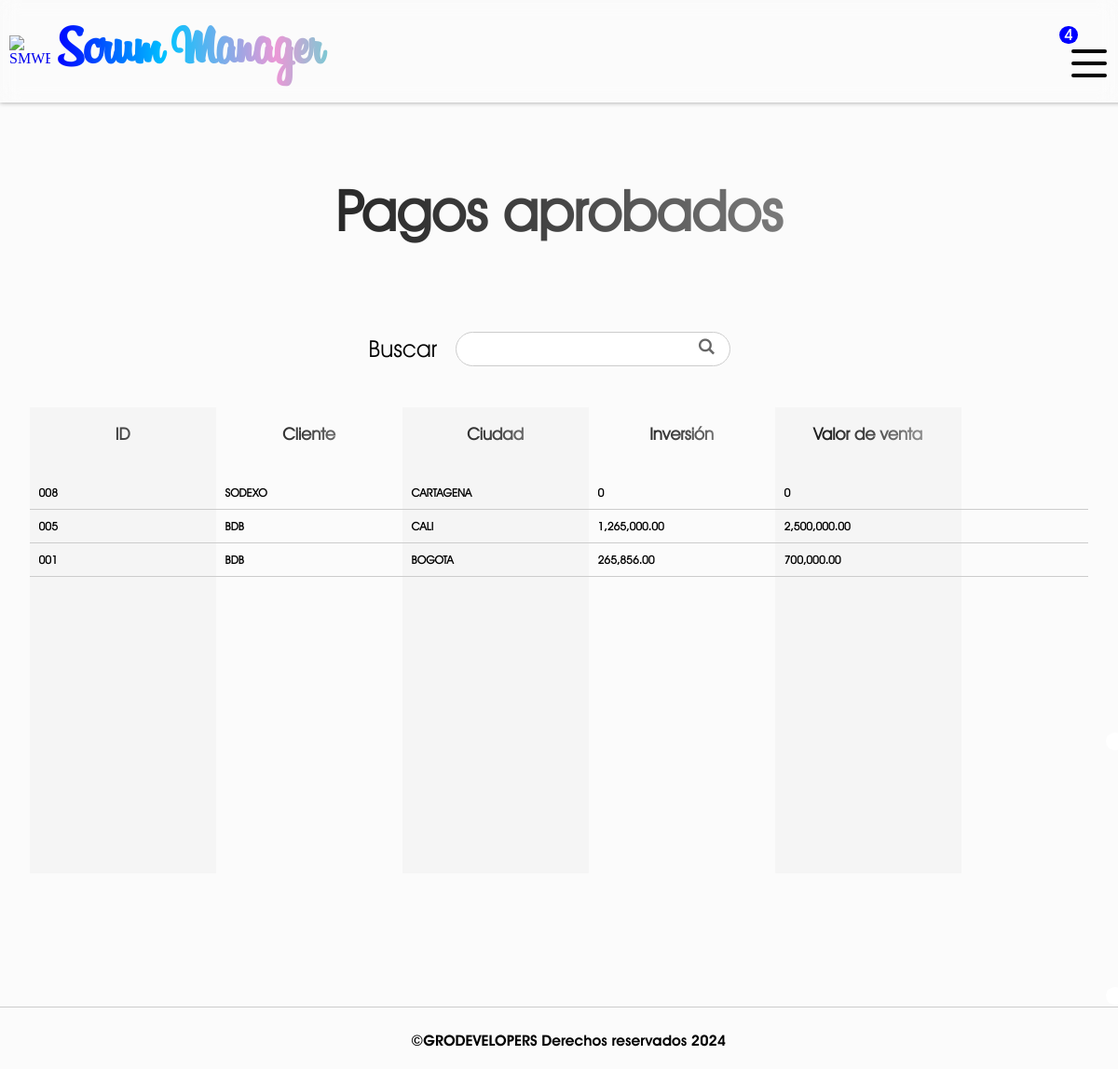
The app's page /approved-payments/ (signed in) with its own data.
### SMWEB/models.py (models this page shows, shortened)
class PaymentApproved(models.Model):
    order_id = models.CharField(verbose_name="Número de caso", max_length=255)
    client = models.CharField(verbose_name="Cliente", max_length=255, null=False, default="")
    city = models.CharField(verbose_name="Ciudad", max_length=255, null=False)
    invesment = models.DecimalField(verbose_name="Inversión", max_digits=20, decimal_places=2, null= True)
    sales_value = models.DecimalField(verbose_name="Valor de venta", max_digits=20, decimal_places=2, null= True)
    service_description = models.TextField(verbose_name="Descripción del servicio")
    in_charge = models.CharField(verbose_name="Encargado", max_length=255, null=False, default="")
    company = models.CharField(verbose_name="Empresa", max_length=255, null=False, default="")
    account_owner = models.CharField(verbose_name="Propietario de la cuenta", max_length=255, default="")
    bank_account = models.CharField(verbose_name="Banco", max_length=255, default="")
    account_number = models.CharField(verbose_name="Número de cuenta", max_length=255, default="")
    type_account = models.CharField(verbose_name="Tipo de cuenta", max_length=255, default="")
    amount = models.IntegerField(verbose_name="Pago")
    comments = models.TextField(verbose_name="Comentarios")
    made_by = models.CharField(verbose_name="Realizado por", max_length=255)
    created_at = models.DateField(verbose_name="Creado el")
    approved_at = models.DateField(verbose_name="Rechazado el", auto_now_add=True)
    approved_by = models.CharField(verbose_name="Rechazado por", max_length=255)
    class Meta:
        verbose_name = 'Pago aprobado'
        verbose_name_plural = 'Pagos aprobados'

### SMWEB/views.py (the view, shortened to what this page needs)
# urls.py: path('approved-payments/', views.approved_payments, name='approved-payments'),
@login_required(login_url=inicio)
def approved_payments(request):
    user_rol = request.user.rol
    user_company = request.user.company_id
    if user_rol not in ['financiero', 'gestor', 'gerente']:
        messages.warning(request, f'Tu rol de {user_rol} no te permite acceder a los pagos realizados')
        return redirect('inicio')
    payments = PaymentApproved.objects.filter(company = user_company).order_by('-created_at')
    formatted_invesment = []
    formatted_sales = []
    formatted_payments = []
    for payment in payments:
        if payment.invesment is not None:
            invesment = format_amount(payment.invesment)
            formatted_invesment.append(invesment)
        else:
            formatted_invesment.append(0)
        if payment.sales_value is not None:
            sales = format_amount(payment.sales_value)
            formatted_sales.append(sales)
        else:
            formatted_sales.append(0)
        if payment.amount is not None:
            payment_amount = format_amount(payment.amount)
            formatted_payments.append(payment_amount)
        else:
            formatted_payments.append(0)
    return render(request, 'approved_payments.html',{
        'payments': payments,
        'formatted_invesment': formatted_invesment,
        'formatted_sales': formatted_sales,
        'formatted_payments': formatted_payments
    })

### SMWEB/context_processors.py (called while the page is built, shortened)
def get_status(request):
    if request.user.is_authenticated:
        id = request.user.company_id
        company = Company.objects.get(id = id)
        return {
            'company': company
        }
    else:
        return {
            'company' : False
        }

def get_rejected_payments(request):
    if request.user.is_authenticated:
        company_id = request.user.company_id
        first_name = request.user.first_name
        rejected_payments = PaymentRejected.objects.filter(company = company_id).filter(in_charge = first_name.upper()).count()
        return {
            'rejected_payments': rejected_payments
        }
    return {
        'rejected_payments': False
        }

def get_payments(request):
    if request.user.is_authenticated:
        company_id = request.user.company_id
        payments = OrderPayment.objects.filter(company = company_id).count()
        return {
            'received_payments': payments
        }
    return {
        'received_payments': False
        }

def get_affiliations(request):
    if request.user.is_authenticated:
        company_id = request.user.company_id
        affiliations = Affiliation.objects.filter(company = company_id).count()
        return {
            'received_affiliations': affiliations
        }
    return {
        'received_affiliations': False
        }

def get_rejected_affiliations(request):
    if request.user.is_authenticated:
        company_id = request.user.company_id
        first_name = request.user.first_name
        rejected_affiliation = RejectedAffiliation.objects.filter(company = company_id).filter(in_charge = first_name.upper()).count()
        return {
            'rejected_affiliations': rejected_affiliation
        }
    return {
        'rejected_affiliations': False
        }

def get_notifies(request):
    if request.user.is_authenticated:
        user_rol = request.user.rol
        if user_rol == 'gerente':
            company_id = request.user.company_id
            payments = OrderPayment.objects.filter(company = company_id).count()
            affiliations = Affiliation.objects.filter(company = company_id).count()
            notifies = payments + affiliations
            return {
                'notifies': notifies
            }
    else:
        return {
            'notifies': False
        }

### SMWEB/models.py (called while the page is built)
    def __str__(self):
        return self.name

### SMWEB/utils.py (called while the page is built)
def format_amount(amount):
    return f"{amount:,.2f}"

### SMWEB/templates/approved_payments.html (shortened to what this page needs)
{% extends "layout.html" %}
{% block content %}
    {% if company.status %}
        <h1 id="title" >Pagos aprobados</h1>
        <form action="" method="post" class="search_engine">
            <label for="search">Buscar</label>
            <input type="text" name="search">
            <input type="submit" class="symbol_search" value="L">
        </form>
        {% if payments %}
            <section id="payments">
                <div class="payments__column payments__column--id">
                    <h3 class="column__title">ID</h3>
                    {% for payment in payments %}
                        <div class="payments__element payments__element-id">{{payment.order_id}}</div>
                    {% endfor %}
                </div>
                <div class="payments__column payments__column--client">
                    <h3 class="column__title">Cliente</h3>
                    {% for payment in payments %}
                        <div class="payments__element payments__element-client">{{payment.client}}</div>
                    {% endfor %}
                </div>
                <div class="payments__column payments__column--city">
                    <h3 class="column__title">Ciudad</h3>
                    {% for payment in payments %}
                        <div class="payments__element payments__element-city">{{payment.city}}</div>
                    {% endfor %}
                </div>
                <div class="payments__column payments__column--invesment">
                    <h3 class="column__title">Inversión</h3>
                    {% for invesment in formatted_invesment %}
                        <div class="payments__element payments__element-invesment">{{invesment}}</div>
                    {% endfor %}
                </div>
                <div class="payments__column payments__column--sales_value">
                    <h3 class="column__title">Valor de venta</h3>
                    {% for sales in formatted_sales %}
                        <div class="payments__element payments__element-sales_value">{{sales}}</div>
                    {% endfor %}
                </div>
                <div class="payments__column payments__column--service_description">
                    <h3 class="column__title">Descripción</h3>
                    {% for payment in payments %}
                        <div class="payments__element payments__element-service_description">{{payment.service_description}}</div>
                    {% endfor %}
                </div>
            </section>
        {% else %}
            <h1 id="title" >No existen pagos realizados</h1>
        {% endif %}
    {% else %}
        <h1 id="title" >Lo siento {{user.first_name}}, tu empresa se encuentra inactiva</h1>
    {% endif %}
{% endblock %}

### SMWEB/static/css/styles.css (style rules this page uses)
:root { --title-font: 'Billabong'; --normal-font: 'Avant gardent light'; --menu-font: 'Avant gardent bold'; --symbol-font: 'Symbol'; }
* { text-decoration: none; }
body { background-color: #FBFBFB; margin: 0px; }
#content > #title { text-align: center; width: 100%; }
#title { font-family: var(--normal-font); font-size: 60px; background: linear-gradient(90deg, black, rgb(69, 69, 69), rgb(197, 197, 197)); -webkit-background-clip: text; -webkit-text-fill-color: transparent; }
.search_engine { width: 80%; height: 125px; display: flex; justify-content: center; align-items: center; position: relative; }
.search_engine label { font-family: var(--normal-font); font-size: 25px; }
.search_engine input[type="text"] { flex-basis: 30%; height: 20%; border-radius: 999px; outline: none; border: 1px solid #ccc; margin: 0px 20px; line-height: 15px; padding: 5px 15px; padding-right: 0px; font-family: var(--normal-font); font-size: 17px; transition: all 300ms; }
.search_engine input[type="submit"] { background-color: transparent; border: none; padding: 0px; cursor: pointer; color: #666; font-family: var(--symbol-font); font-size: 17px; font-weight: lighter; position: absolute; top: 40%; right: 32%; transition: all 300ms; }
.column__title { text-align: center; font-family: var(--normal-font); font-size: 27px; background: linear-gradient(90deg, black, rgb(69, 69, 69), rgb(197, 197, 197)); -webkit-background-clip: text; -webkit-text-fill-color: transparent; margin-bottom: 35px; }
#orders, #payments, #affiliations { width: 98%; height: 500px; justify-content: space-around; align-items:stretch; overflow-y: scroll; display: flex; flex-direction: row; flex-wrap: nowrap; }
.orders__column, .payments__column, .affiliations__column { min-width: 200px; }
.payments__column--service_description, .payments__column--comments { min-width: 900px; text-align: center; }
.column__title-orders, .column__title { text-align: center; font-family: var(--normal-font); font-size: 18px; background: linear-gradient(90deg, black, rgb(69, 69, 69), rgb(197, 197, 197)); -webkit-background-clip: text; -webkit-text-fill-color: transparent; margin-bottom: 35px; }
.orders__element, .payments__element, .affiliations__element { font-family: var(--normal-font); font-size: 12px; font-weight: bold; border-bottom: 1px solid #ccc; padding: 10px 10px; transition: all 450ms; }
.orders__column--id, .payments__column--id, .orders__column--created_at, .orders__column--finished_at, .orders__column--deleted_at, .orders__column--city, .payments__column--city, .orders__column--sales_value, .payments__column--sales_value, .orders__column--remarks, .payments__column--in_charge, .orders__column--assigned_by, .payments__column--account_owner, .payments__column--account_number, .payments__column--amount, .payments__column--made_by, .payments__column--rejected_at, .affiliations__column--full_name, .affiliations__column--client, .affiliations__column--affiliation_cost, .affiliations__column--since, .affiliations__column--company, .affiliations__column--created_by, .affiliations__column--rejected_by, .affiliations__column--approved_by { background-color: #f0f0f084; }

### records on screen
PaymentApproved: order_id "008", client "SODEXO", city "CARTAGENA"
PaymentApproved: order_id "005", client "BDB", city "CALI"
PaymentApproved: order_id "001", client "BDB", city "BOGOTA"

### other values on screen
{{ notifies }} "4"
{{ invesment }} "0" "1,265,000.00" "265,856.00"
{{ sales }} "0" "2,500,000.00" "700,000.00"
